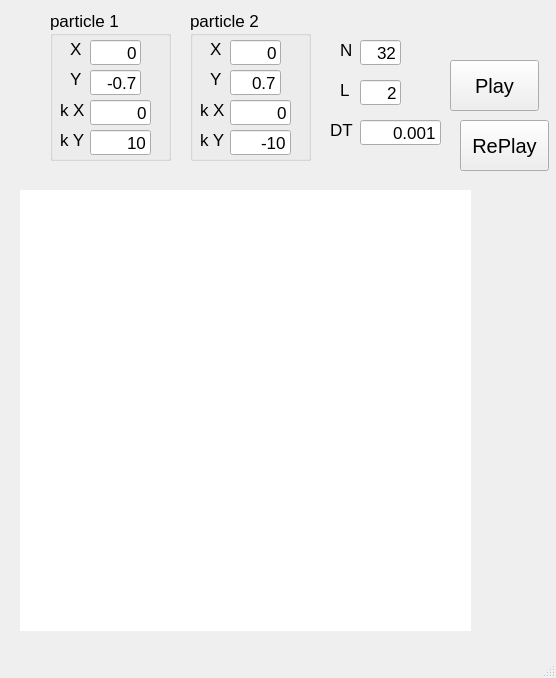
<?xml version="1.0" encoding="UTF-8"?>
<ui version="4.0">
 <class>MainWindow</class>
 <widget class="QMainWindow" name="MainWindow">
  <property name="geometry">
   <rect>
    <x>0</x>
    <y>0</y>
    <width>556</width>
    <height>678</height>
   </rect>
  </property>
  <property name="font">
   <font>
    <pointsize>13</pointsize>
   </font>
  </property>
  <property name="windowTitle">
   <string>MainWindow</string>
  </property>
  <widget class="QWidget" name="centralwidget">
   <widget class="QGroupBox" name="groupBoxPos">
    <property name="geometry">
     <rect>
      <x>50</x>
      <y>10</y>
      <width>121</width>
      <height>151</height>
     </rect>
    </property>
    <property name="title">
     <string>particle 1</string>
    </property>
    <widget class="QLabel" name="label_2">
     <property name="geometry">
      <rect>
       <x>20</x>
       <y>60</y>
       <width>21</width>
       <height>17</height>
      </rect>
     </property>
     <property name="text">
      <string>Y</string>
     </property>
    </widget>
    <widget class="QLabel" name="label">
     <property name="geometry">
      <rect>
       <x>20</x>
       <y>30</y>
       <width>21</width>
       <height>17</height>
      </rect>
     </property>
     <property name="text">
      <string>X</string>
     </property>
    </widget>
    <widget class="QLineEdit" name="txX1">
     <property name="geometry">
      <rect>
       <x>40</x>
       <y>30</y>
       <width>51</width>
       <height>25</height>
      </rect>
     </property>
     <property name="toolTip">
      <string>&lt;html&gt;&lt;head/&gt;&lt;body&gt;&lt;p&gt;from -0.8 to 0.8&lt;/p&gt;&lt;/body&gt;&lt;/html&gt;</string>
     </property>
     <property name="text">
      <string>0</string>
     </property>
     <property name="alignment">
      <set>Qt::AlignRight|Qt::AlignTrailing|Qt::AlignVCenter</set>
     </property>
    </widget>
    <widget class="QLineEdit" name="txY1">
     <property name="geometry">
      <rect>
       <x>40</x>
       <y>60</y>
       <width>51</width>
       <height>25</height>
      </rect>
     </property>
     <property name="toolTip">
      <string>&lt;html&gt;&lt;head/&gt;&lt;body&gt;&lt;p&gt;from -0.8 to 0.8&lt;/p&gt;&lt;/body&gt;&lt;/html&gt;</string>
     </property>
     <property name="text">
      <string>-0.7</string>
     </property>
     <property name="alignment">
      <set>Qt::AlignRight|Qt::AlignTrailing|Qt::AlignVCenter</set>
     </property>
    </widget>
    <widget class="QLabel" name="label_5">
     <property name="geometry">
      <rect>
       <x>10</x>
       <y>120</y>
       <width>31</width>
       <height>20</height>
      </rect>
     </property>
     <property name="text">
      <string>k Y</string>
     </property>
    </widget>
    <widget class="QLabel" name="label_6">
     <property name="geometry">
      <rect>
       <x>10</x>
       <y>90</y>
       <width>31</width>
       <height>20</height>
      </rect>
     </property>
     <property name="text">
      <string>k X</string>
     </property>
    </widget>
    <widget class="QLineEdit" name="txKY1">
     <property name="geometry">
      <rect>
       <x>40</x>
       <y>120</y>
       <width>61</width>
       <height>25</height>
      </rect>
     </property>
     <property name="text">
      <string>10</string>
     </property>
     <property name="alignment">
      <set>Qt::AlignRight|Qt::AlignTrailing|Qt::AlignVCenter</set>
     </property>
    </widget>
    <widget class="QLineEdit" name="txKX1">
     <property name="geometry">
      <rect>
       <x>40</x>
       <y>90</y>
       <width>61</width>
       <height>25</height>
      </rect>
     </property>
     <property name="text">
      <string>0</string>
     </property>
     <property name="alignment">
      <set>Qt::AlignRight|Qt::AlignTrailing|Qt::AlignVCenter</set>
     </property>
    </widget>
   </widget>
   <widget class="QPushButton" name="btPlay">
    <property name="geometry">
     <rect>
      <x>450</x>
      <y>60</y>
      <width>89</width>
      <height>51</height>
     </rect>
    </property>
    <property name="font">
     <font>
      <pointsize>15</pointsize>
     </font>
    </property>
    <property name="text">
     <string>Play</string>
    </property>
   </widget>
   <widget class="QLabel" name="label_7">
    <property name="geometry">
     <rect>
      <x>340</x>
      <y>40</y>
      <width>31</width>
      <height>20</height>
     </rect>
    </property>
    <property name="text">
     <string>N</string>
    </property>
   </widget>
   <widget class="QLineEdit" name="txN">
    <property name="geometry">
     <rect>
      <x>360</x>
      <y>40</y>
      <width>41</width>
      <height>25</height>
     </rect>
    </property>
    <property name="text">
     <string>32</string>
    </property>
    <property name="alignment">
     <set>Qt::AlignRight|Qt::AlignTrailing|Qt::AlignVCenter</set>
    </property>
   </widget>
   <widget class="QLabel" name="label_8">
    <property name="geometry">
     <rect>
      <x>340</x>
      <y>80</y>
      <width>31</width>
      <height>20</height>
     </rect>
    </property>
    <property name="text">
     <string>L</string>
    </property>
   </widget>
   <widget class="QLineEdit" name="txL">
    <property name="geometry">
     <rect>
      <x>360</x>
      <y>80</y>
      <width>41</width>
      <height>25</height>
     </rect>
    </property>
    <property name="text">
     <string>2</string>
    </property>
    <property name="alignment">
     <set>Qt::AlignRight|Qt::AlignTrailing|Qt::AlignVCenter</set>
    </property>
   </widget>
   <widget class="QLabel" name="label_9">
    <property name="geometry">
     <rect>
      <x>330</x>
      <y>120</y>
      <width>31</width>
      <height>20</height>
     </rect>
    </property>
    <property name="text">
     <string>DT</string>
    </property>
   </widget>
   <widget class="QLineEdit" name="txDT">
    <property name="geometry">
     <rect>
      <x>360</x>
      <y>120</y>
      <width>81</width>
      <height>25</height>
     </rect>
    </property>
    <property name="text">
     <string>0.001</string>
    </property>
    <property name="alignment">
     <set>Qt::AlignRight|Qt::AlignTrailing|Qt::AlignVCenter</set>
    </property>
   </widget>
   <widget class="QGroupBox" name="groupBoxPos_2">
    <property name="geometry">
     <rect>
      <x>190</x>
      <y>10</y>
      <width>121</width>
      <height>151</height>
     </rect>
    </property>
    <property name="title">
     <string>particle 2</string>
    </property>
    <widget class="QLabel" name="label_3">
     <property name="geometry">
      <rect>
       <x>20</x>
       <y>60</y>
       <width>21</width>
       <height>17</height>
      </rect>
     </property>
     <property name="text">
      <string>Y</string>
     </property>
    </widget>
    <widget class="QLabel" name="label_4">
     <property name="geometry">
      <rect>
       <x>20</x>
       <y>30</y>
       <width>21</width>
       <height>17</height>
      </rect>
     </property>
     <property name="text">
      <string>X</string>
     </property>
    </widget>
    <widget class="QLineEdit" name="txX2">
     <property name="geometry">
      <rect>
       <x>40</x>
       <y>30</y>
       <width>51</width>
       <height>25</height>
      </rect>
     </property>
     <property name="toolTip">
      <string>&lt;html&gt;&lt;head/&gt;&lt;body&gt;&lt;p&gt;from -0.8 to 0.8&lt;/p&gt;&lt;/body&gt;&lt;/html&gt;</string>
     </property>
     <property name="text">
      <string>0</string>
     </property>
     <property name="alignment">
      <set>Qt::AlignRight|Qt::AlignTrailing|Qt::AlignVCenter</set>
     </property>
    </widget>
    <widget class="QLineEdit" name="txY2">
     <property name="geometry">
      <rect>
       <x>40</x>
       <y>60</y>
       <width>51</width>
       <height>25</height>
      </rect>
     </property>
     <property name="toolTip">
      <string>&lt;html&gt;&lt;head/&gt;&lt;body&gt;&lt;p&gt;from -0.8 to 0.8&lt;/p&gt;&lt;/body&gt;&lt;/html&gt;</string>
     </property>
     <property name="text">
      <string>0.7</string>
     </property>
     <property name="alignment">
      <set>Qt::AlignRight|Qt::AlignTrailing|Qt::AlignVCenter</set>
     </property>
    </widget>
    <widget class="QLabel" name="label_10">
     <property name="geometry">
      <rect>
       <x>10</x>
       <y>120</y>
       <width>31</width>
       <height>20</height>
      </rect>
     </property>
     <property name="text">
      <string>k Y</string>
     </property>
    </widget>
    <widget class="QLabel" name="label_11">
     <property name="geometry">
      <rect>
       <x>10</x>
       <y>90</y>
       <width>31</width>
       <height>20</height>
      </rect>
     </property>
     <property name="text">
      <string>k X</string>
     </property>
    </widget>
    <widget class="QLineEdit" name="txKY2">
     <property name="geometry">
      <rect>
       <x>40</x>
       <y>120</y>
       <width>61</width>
       <height>25</height>
      </rect>
     </property>
     <property name="text">
      <string>-10</string>
     </property>
     <property name="alignment">
      <set>Qt::AlignRight|Qt::AlignTrailing|Qt::AlignVCenter</set>
     </property>
    </widget>
    <widget class="QLineEdit" name="txKX2">
     <property name="geometry">
      <rect>
       <x>40</x>
       <y>90</y>
       <width>61</width>
       <height>25</height>
      </rect>
     </property>
     <property name="text">
      <string>0</string>
     </property>
     <property name="alignment">
      <set>Qt::AlignRight|Qt::AlignTrailing|Qt::AlignVCenter</set>
     </property>
    </widget>
   </widget>
   <widget class="QLabel" name="lbogl">
    <property name="geometry">
     <rect>
      <x>20</x>
      <y>190</y>
      <width>451</width>
      <height>441</height>
     </rect>
    </property>
    <property name="styleSheet">
     <string notr="true">background-color: rgb(255, 255, 255);</string>
    </property>
    <property name="text">
     <string/>
    </property>
   </widget>
   <widget class="QPushButton" name="btReplay">
    <property name="geometry">
     <rect>
      <x>460</x>
      <y>120</y>
      <width>89</width>
      <height>51</height>
     </rect>
    </property>
    <property name="font">
     <font>
      <pointsize>15</pointsize>
     </font>
    </property>
    <property name="text">
     <string>RePlay</string>
    </property>
   </widget>
  </widget>
  <widget class="QMenuBar" name="menubar">
   <property name="geometry">
    <rect>
     <x>0</x>
     <y>0</y>
     <width>556</width>
     <height>25</height>
    </rect>
   </property>
  </widget>
  <widget class="QStatusBar" name="statusbar"/>
 </widget>
 <resources/>
 <connections/>
</ui>
